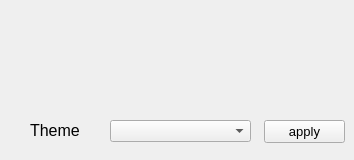
        <widget class="QWidget" name="tab_13">
         <attribute name="title">
          <string>اعدادات اخري</string>
         </attribute>
         <widget class="QLabel" name="label_18">
          <property name="geometry">
           <rect>
            <x>30</x>
            <y>110</y>
            <width>71</width>
            <height>41</height>
           </rect>
          </property>
          <property name="font">
           <font>
            <pointsize>12</pointsize>
           </font>
          </property>
          <property name="text">
           <string>Theme</string>
          </property>
         </widget>
         <widget class="QComboBox" name="comboBox_18">
          <property name="geometry">
           <rect>
            <x>110</x>
            <y>120</y>
            <width>141</width>
            <height>22</height>
           </rect>
          </property>
          <property name="font">
           <font>
            <pointsize>10</pointsize>
           </font>
          </property>
         </widget>
         <widget class="QPushButton" name="pushButton_18">
          <property name="geometry">
           <rect>
            <x>264</x>
            <y>120</y>
            <width>81</width>
            <height>23</height>
           </rect>
          </property>
          <property name="font">
           <font>
            <pointsize>10</pointsize>
           </font>
          </property>
          <property name="text">
           <string>apply</string>
          </property>
         </widget>
        </widget>
